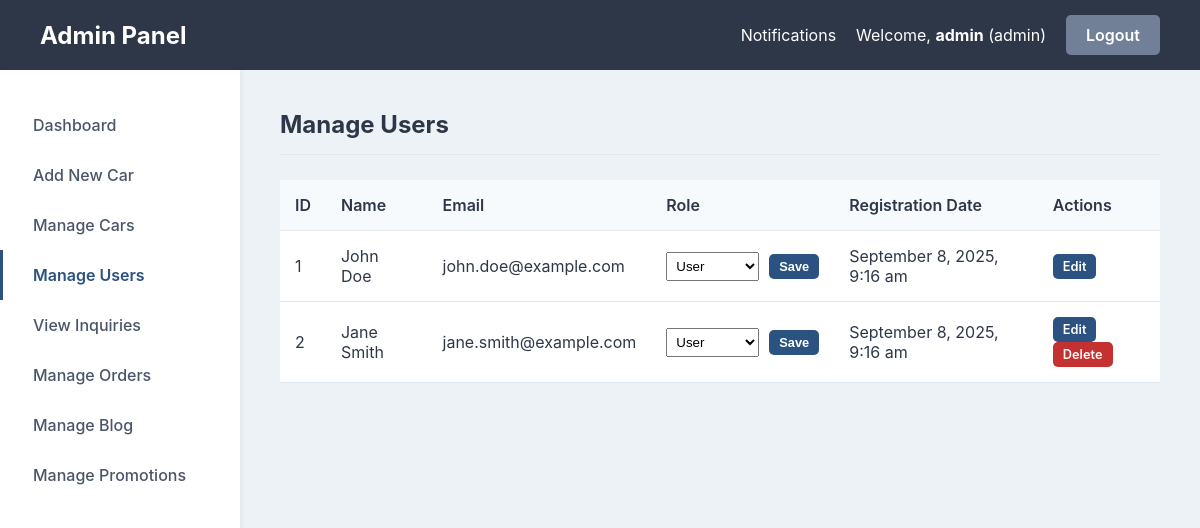
/Admin/manage_users.php (signed in), run on the app's committed database.
### tables this page shows
CREATE TABLE `users` (
  `id` int(11) NOT NULL AUTO_INCREMENT,
  `name` varchar(100) NOT NULL,
  `email` varchar(100) NOT NULL,
  `password` varchar(255) NOT NULL,
  `role` enum('user','moderator') NOT NULL DEFAULT 'user',
  `registration_date` timestamp NOT NULL DEFAULT current_timestamp(),
  PRIMARY KEY (`id`),
  UNIQUE KEY `email` (`email`)
);

### functions.php (called while the page is built, shortened)
<?php
function _e(?string $string): string {
    return htmlspecialchars($string ?? '', ENT_QUOTES, 'UTF-8');
}
function get_session_user(): ?array {
    if (isset($_SESSION['admin_id'])) {
        return ['id' => $_SESSION['admin_id'], 'role' => 'admin', 'name' => $_SESSION['admin_username'] ?? ''];
    }
    return null;
}
function is_admin_logged_in(): bool {
    $user = get_session_user();
    return $user && $user['role'] === 'admin';
}
?>

### Admin/manage_users.php (the view, shortened to what this page needs)
<?php
$page_title = 'Manage Users';
require_once 'partials/header.php';
$stmt = $pdo->query("SELECT id, name, email, role, registration_date FROM users ORDER BY registration_date DESC");
$users = $stmt->fetchAll();
?>
<div class="table-container">
    <table class="admin-table">
        <thead>
            <tr>
                <th>ID</th>
                <th>Name</th>
                <th>Email</th>
                <th>Role</th>
                <th>Registration Date</th>
                <th>Actions</th>
            </tr>
        </thead>
        <tbody>
            <?php if (empty($users)): ?>
                <tr>
                    <td colspan="6" style="text-align:center;">No registered users found.</td>
                </tr>
            <?php else: ?>
                <?php foreach ($users as $user): ?>
                    <tr>
                        <td><?= _e($user['id']) ?></td>
                        <td><?= _e($user['name']) ?></td>
                        <td><?= _e($user['email']) ?></td>
                        <td>
                            <?php if (is_admin_logged_in()): ?>
                                <form action="manage_users.php" method="POST" class="role-form">
                                    <select name="role" class="role-select">
                                        <option value="user" <?= $user['role'] == 'user' ? 'selected' : '' ?>>User</option>
                                    </select>
                                    <button type="submit" name="update_role" class="btn btn-sm">Save</button>
                                </form>
                            <?php else: ?>
                                <?= _e(ucfirst($user['role'])) ?>
                            <?php endif; ?>
                        </td>
                        <td><?= date("F j, Y, g:i a", strtotime($user['registration_date'])) ?></td>
                        <td class="actions">
                            <a href="edit_user.php?id=<?= $user['id'] ?>" class="btn btn-sm">Edit</a>
                            <?php if ($session_user['id'] != $user['id']): ?>
                                <a href="manage_users.php?action=delete&id=<?= $user['id'] ?>" class="btn btn-sm btn-danger" onclick="return confirm('Are you sure you want to delete this user? This will also delete all their messages.');">Delete</a>
                            <?php endif; ?>
                        </td>
                    </tr>
                <?php endforeach; ?>
            <?php endif; ?>
        </tbody>
    </table>
</div>
<?php
require_once 'partials/footer.php';
?>

### Admin/partials/header.php (shortened to what this page needs)
<?php
require_once __DIR__ . '/../../functions.php';
$session_user = get_session_user();
?>
<!DOCTYPE html>
<html lang="en">
<head>
    <link rel="stylesheet" href="style.css">
</head>
<body>
    <div class="admin-wrapper">
        <header class="admin-header">
            <h1>Admin Panel</h1>
            <div class="header-right">
                <?php
                    $notif_count = get_unread_notification_count($pdo, 1);
                ?>
                <a href="notifications.php" class="notif-link">Notifications <?php if($notif_count > 0) echo "<span class='notif-badge'>{$notif_count}</span>"; ?></a>
                <span>Welcome, <strong><?= _e($session_user['name']) ?></strong> (<?= _e($session_user['role']) ?>)</span>
                <a href="index.php?action=logout" class="btn btn-secondary">Logout</a>
            </div>
        </header>
        <div class="admin-main">
            <?php require_once __DIR__ . '/navigation.php'; ?>
            <section class="admin-content">
                <?php if (isset($page_title)): ?>
                    <h2><?= _e($page_title) ?></h2>
                <?php endif; ?>

### Admin/partials/navigation.php
<?php
$current_page = basename($_SERVER['SCRIPT_NAME']);
?>
<nav class="admin-nav">
    <ul>
        <li class="<?= ($current_page === 'index.php') ? 'active' : '' ?>">
            <a href="index.php">Dashboard</a>
        </li>
        <li class="<?= ($current_page === 'add_car.php' || $current_page === 'edit_car.php') ? 'active' : '' ?>">
            <a href="add_car.php">Add New Car</a>
        </li>
        <li class="<?= ($current_page === 'manage_cars.php') ? 'active' : '' ?>">
            <a href="manage_cars.php">Manage Cars</a>
        </li>
        <li class="<?= ($current_page === 'manage_users.php') ? 'active' : '' ?>">
            <a href="manage_users.php">Manage Users</a>
        </li>
        <li class="<?= ($current_page === 'messages.php') ? 'active' : '' ?>">
            <a href="messages.php">View Inquiries</a>
        </li>
        <li class="<?= ($current_page === 'manage_orders.php' || $current_page === 'view_order.php') ? 'active' : '' ?>">
            <a href="manage_orders.php">Manage Orders</a>
        </li>
        <li class="<?= ($current_page === 'manage_blog.php' || $current_page === 'edit_blog.php') ? 'active' : '' ?>">
            <a href="manage_blog.php">Manage Blog</a>
        </li>
        <li class="<?= ($current_page === 'manage_promotions.php' || $current_page === 'edit_promotion.php') ? 'active' : '' ?>">
            <a href="manage_promotions.php">Manage Promotions</a>
        </li>
    </ul>
</nav>

### Admin/partials/footer.php
            </section>
        </div>
    </div>
</body>
</html>

### Admin/style.css (style rules this page uses)
body { font-family: -apple-system, BlinkMacSystemFont, "Segoe UI", Roboto, "Helvetica Neue", Arial, sans-serif; background-color: #edf2f7; color: #2d3748; margin: 0; }
.btn { display: inline-block; padding: 10px 20px; border: none; border-radius: 5px; background-color: #2c5282; color: #fff; font-weight: 600; cursor: pointer; text-decoration: none; transition: background-color 0.2s; }
.btn-secondary { background-color: #718096; }
.btn-danger { background-color: #c53030; }
.admin-wrapper { display: flex; flex-direction: column; min-height: 100vh; }
.admin-header { display: flex; justify-content: space-between; align-items: center; padding: 0 40px; background-color: #2d3748; color: #fff; height: 70px; }
.admin-header h1 { font-size: 1.5rem; margin: 0; }
.admin-header .header-right { display: flex; align-items: center; gap: 20px; }
.notif-link { color: #fff; text-decoration: none; }
.admin-main { display: flex; flex: 1; }
.admin-nav { width: 240px; background-color: #fff; padding: 30px 0; box-shadow: 2px 0 5px rgba(0,0,0,0.05); }
.admin-nav ul { list-style: none; padding: 0; margin: 0; }
.admin-nav a { display: block; padding: 15px 30px; color: #4a5568; text-decoration: none; font-weight: 500; border-left: 3px solid transparent; }
.admin-nav li.active a { border-left-color: #2c5282; color: #2c5282; font-weight: 600; }
.admin-content { flex: 1; padding: 40px; }
.admin-content h2 { margin-top: 0; border-bottom: 1px solid #e2e8f0; padding-bottom: 15px; margin-bottom: 25px; }
.admin-table { width: 100%; border-collapse: collapse; background-color: #fff; box-shadow: 0 4px 6px rgba(0,0,0,0.05); }
.admin-table th, .admin-table td { padding: 15px; text-align: left; border-bottom: 1px solid #e2e8f0; }
.admin-table th { background-color: #f7fafc; font-weight: 600; }

### Admin/manage_users.php (style rules this page uses)
.btn-sm { padding: 5px 10px; font-size: 0.8rem; }
.table-container { overflow-x: auto; }
.role-form { display: flex; align-items: center; gap: 10px; }
.role-form select { padding: 5px; }

### data on the page
users: id "1", name "John Doe", email "john.doe@example.com", role "User", registration_date "September 8, 2025, 9:16 am"
users: id "2", name "Jane Smith", email "jane.smith@example.com", role "User", registration_date "September 8, 2025, 9:16 am"

### other printed values
_e($session_user['name']) "admin"
_e($session_user['role']) "admin"
_e($page_title) "Manage Users"
